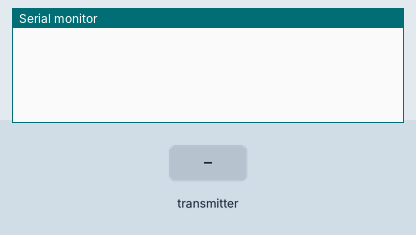
This sketch was run on a simulated Arduino Uno, built with avr-gcc and run on an emulated ATmega328P. Shown: the last lines printed to the serial monitor. Inputs (shaded band) come from the test bench. No radio packets arrive unless stated.

Above: at 1.2 s.
1.3 s: the transmitter starts sending values.0 = 0
At 1.37 s:
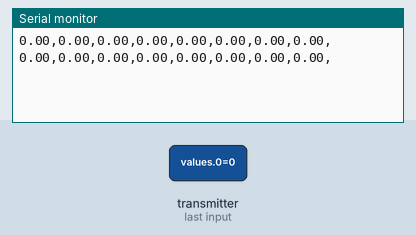
6.2 s: the transmitter starts sending values.2 = 25
At 6.29 s:
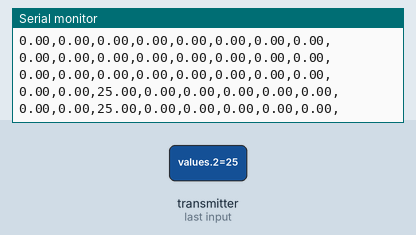
9.2 s: the transmitter starts sending values.3 = 100
At 9.28 s:
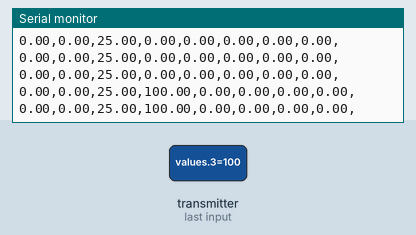
12.2 s: the transmitter starts sending values.0 = 25
At 12.24 s:
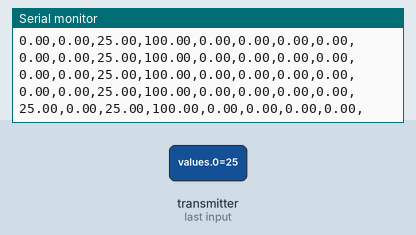
15.2 s: the transmitter starts sending values.4 = 100
At 15.3 s:
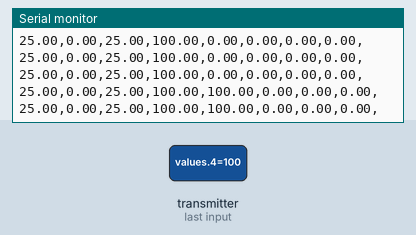

Measured:
- after the input at 1.3 s, the serial monitor: prints a new line at once (image 1)
- after the input at 6.2 s, the serial monitor: prints a new line at once (image 2)
- after the input at 9.2 s, the serial monitor: prints a new line at once (image 3)
- after the input at 12.2 s, the serial monitor: prints a new line at once (image 4)
- after the input at 15.2 s, the serial monitor: prints a new line at once (image 5)

The sketch:

Receiver.ino
```cpp
#include "nRF24L01.h"
#include "RF24.h"
#include "SPI.h"

const uint64_t address = 250;

RF24 radio = RF24(9, 10);
float values[8]; //Rol, Pitch
//1 acc value = 3 digits + 2 decimals + '.' + '-' = 7 bytes
//2 acc values = 7 * 2 = 14 bytes
//2 ',' between acc value = 2 bytes (2 + 14) = 16 total bytes
//4 accelerometers = 16*4 = 64
//Add end value = 65 total bytes, + 5 bytes for good luck = 70 bytes
char str[70] = "";

void setup() {
  Serial.begin(9600);

  radio.begin();
  radio.openReadingPipe(0, address);
  radio.startListening();
}

void loop() {
  if(radio.available())
  {
     memset(str, 0, sizeof(str));
     radio.read(&values, sizeof(values));

     //Get the 2 values
     for(int i = 0; i < 8; i++)
     {
      appendFloat(values[i], str);
      strcat(str, ",");
     }
     //strcat(str, "0,0,0,0,0,0,");
     Serial.println(str);
  }
}

//Trim char[]
void trimCh(char *str)
{
  char *p = strchr(str, ' '); //Search for space
  if(p) *p = 0; //Terminate
}

//Append float to char[]
void appendFloat(float value, char* string)
{
   //Get (3 max whole number with 2 decimal point value (6 bytes) +
   // '-' in case of negative + end point = 8 bytes
   char valueStr[8];
   dtostrf(value, -7, 2, valueStr); //Convert float to char[]
   trimCh(valueStr);                //Trim extra spaces
   strcat(string, valueStr);        //Concat string
}
```
